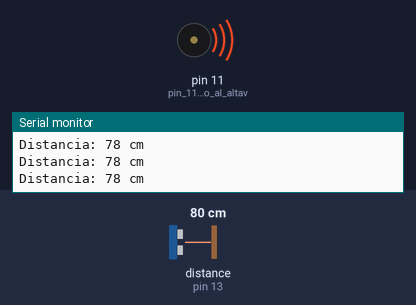
This sketch was run on a simulated Arduino Uno, built with avr-gcc and run on an emulated ATmega328P. On the bench: buzzer (waves = sounding), the last lines printed to the serial monitor. Wiring (inferred from the names in the program): ultrasonic range finder: trigger pin 12; echo pin 13. The inputs (shaded band) are chosen by the test bench; at power-on: distance to the obstacle (sensor on pin 13) 80 cm. The echo pulse lasts 58.3 µs per cm.

Above: at 1.2 s.
1.3 s: distance to the obstacle (sensor on pin 13) set to 149 cm
At 2.2 s:
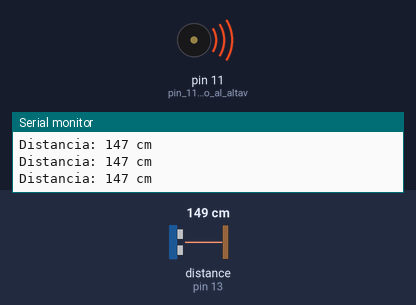
2.8 s: distance to the obstacle (sensor on pin 13) set to 157 cm
At 3.7 s:
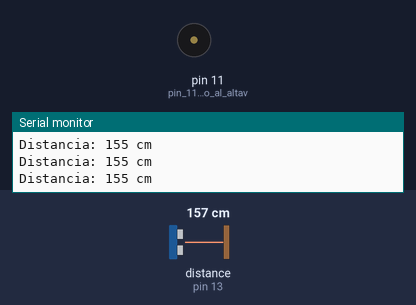
4.3 s: distance to the obstacle (sensor on pin 13) set to 2 cm
At 5.6 s:
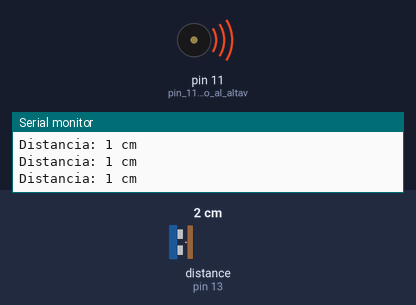
5.9 s: distance to the obstacle (sensor on pin 13) set to 250 cm
At 6.5 s:
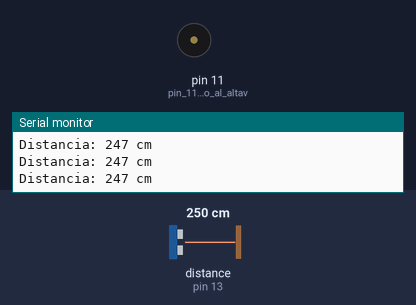
Timing chart, 0 to 8.4 s (numbered marks = the images above; inputs shaded):
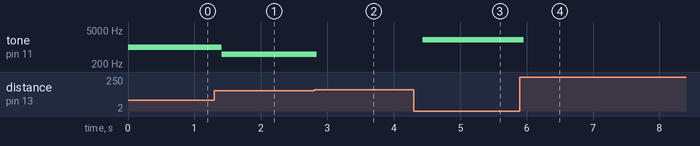

Measured:
- the behaviour switches between 152 and 153 cm on distance to the obstacle (sensor on pin 13) (found by bisection; images 1 and 2)
- after the input at 1.3 s, tone on pin 11 (pin_11_conectado_al_altav): 1000 Hz → 500 Hz after 0.11 s
- after the input at 2.8 s, tone on pin 11 (pin_11_conectado_al_altav): 500 Hz → silent at once
- after the input at 4.3 s, tone on pin 11 (pin_11_conectado_al_altav): silent → 2000 Hz after 0.14 s
- after the input at 5.9 s, tone on pin 11 (pin_11_conectado_al_altav): 2000 Hz → silent after 0.06 s

The sketch:

ejercicio4.ino
```cpp
long duracion; //Definimos una variable para la duración
int distancia; //Definimos una variable para la distancia

void setup() {
  //Configuración inicial:
  pinMode(12, OUTPUT);  //pin 12 conectado al disparador
  pinMode(13, INPUT);   //pin 13 conectado al receptor
  pinMode(11, OUTPUT);  //pin 11 conectado al altavoz
  Serial.begin(9600); //Iniciamos comunicación con el monitor serie (para poder imprimir las distancias)
}

 // Ejecución en bucle:
void loop() {
  //Enviamos una señal durante 10 microsegundos
  digitalWrite(12, LOW); //Primero aseguramos que no envía nada
  delayMicroseconds(2); //Esperamos 2 microsegundos
  digitalWrite(12, HIGH);//Enviamos la señal
  delayMicroseconds(10); //Finaliza tras 10 microsegundos
  digitalWrite(12, LOW); //Dejamos de enviar

  duracion = pulseIn(13, HIGH, 30000); //Leemos la duración de la señal

  distancia = duracion * 0.034 / 2; //Calculamos la distancia en cm

  Serial.print("Distancia: ");
  Serial.print(distancia); //Sacamos la distancia por pantalla
  Serial.println(" cm");

  //Variamos el tono del altavoz según la distancia
  if (distancia > 0 && distancia <= 40){ //Si la distancia es de entre 0 y 40 cm
    tone(11, 2000); //El altavoz suena a 2000 Hz
  }
  else if (distancia > 40 && distancia <= 100){ //Si es de entre 40 y 100 cm
    tone(11, 1000); //El altavoz suena a 1000 Hz
  }
  else if (distancia > 100 && distancia <= 150){ //Entre 100 y 150 cm
    tone(11, 500); //El altavoz suena a 500 Hz
  }
  else{
    noTone(11); // En cualquier otro caso no suena
  }

  delay(150); //Esperamos antes de que el sensor dispare de nuevo
}
```
